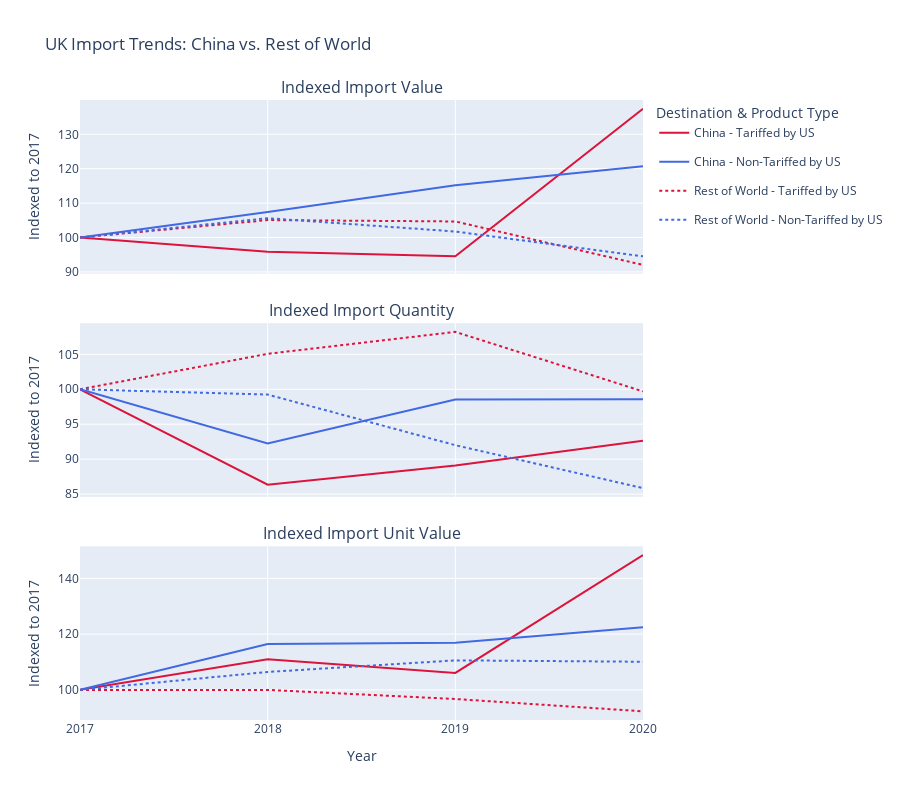

Write notebook code for a chart like this one.
### Markdown cell above
## UK import trends: China vs RoW on tariffed vs non-tariffed products

How did UK imports evolve, comparing those from RoW and those from China, over tariffed vs non-tariffed goods?

### Code cell
# Prepare data: filter for Chinese exports and classify destinations/products
uk_imports_lf = unified_lf.filter(
    (pl.col("partner_country") == UK_CODE) &
    (pl.col("year").is_in([str(y) for y in range(2017, 2021)]))
).with_columns(
    tariff_status=pl.when(pl.col("product_code").is_in(tariffed_products))
                   .then(pl.lit("Tariffed by US"))
                   .otherwise(pl.lit("Non-Tariffed by US")),
    source=pl.when(pl.col("reporter_country") == CHINA_CODE)
                 .then(pl.lit("China"))
                 .otherwise(pl.lit("Rest of World"))
)

# Group by destination, tariff status, and year, and aggregate all required metrics
aggregated_df = uk_imports_lf.group_by(
    ['source', 'tariff_status', 'year']
).agg(
    pl.sum("value").alias("value"),
    pl.sum("quantity").alias("quantity")
).sort('year').with_columns(
    # Calculate unit value, handling potential division by zero
    unit_value=(pl.col("value") / pl.col("quantity")).fill_null(0).fill_nan(0)
)

# Calculate indexed values for each metric
indexed_df = aggregated_df.with_columns(
    value_indexed=pl.col("value") / pl.col("value").filter(pl.col("year") == "2017").first().over(['source', 'tariff_status']) * 100,
    quantity_indexed=pl.col("quantity") / pl.col("quantity").filter(pl.col("year") == "2017").first().over(['source', 'tariff_status']) * 100,
    unit_value_indexed=pl.col("unit_value") / pl.col("unit_value").filter(pl.col("year") == "2017").first().over(['source', 'tariff_status']) * 100,
).collect()

# Create a figure with 3 vertically stacked subplots
fig = make_subplots(
    rows=3, cols=1,
    shared_xaxes=True,
    vertical_spacing=0.08,
    subplot_titles=("Indexed Import Value", "Indexed Import Quantity", "Indexed Import Unit Value")
)

# Define plot styles for each category
styles = {
    ('China', 'Tariffed by US'): {'color': 'crimson', 'dash': 'solid'},
    ('China', 'Non-Tariffed by US'): {'color': 'royalblue', 'dash': 'solid'},
    ('Rest of World', 'Tariffed by US'): {'color': 'crimson', 'dash': 'dot'},
    ('Rest of World', 'Non-Tariffed by US'): {'color': 'royalblue', 'dash': 'dot'},
}

# Iterate through each data category to add traces to the subplots
for (source, status), style in styles.items():
    plot_data = indexed_df.filter(
        (pl.col("source") == source) & (pl.col("tariff_status") == status)
    )
    if plot_data.is_empty():
        continue
    
    legend_name = f"{source} - {status}"
    
    # Add traces for each metric to its respective subplot
    fig.add_trace(go.Scatter(
        x=plot_data["year"], y=plot_data["value_indexed"],
        name=legend_name, legendgroup=legend_name,
        mode='lines', line=style
    ), row=1, col=1)

    fig.add_trace(go.Scatter(
        x=plot_data["year"], y=plot_data["quantity_indexed"],
        name=legend_name, legendgroup=legend_name, showlegend=False,
        mode='lines', line=style
    ), row=2, col=1)
    
    fig.add_trace(go.Scatter(
        x=plot_data["year"], y=plot_data["unit_value_indexed"],
        name=legend_name, legendgroup=legend_name, showlegend=False,
        mode='lines', line=style
    ), row=3, col=1)

# Update layout for a clean, readable chart
fig.update_layout(
    height=800,
    title_text='UK Import Trends: China vs. Rest of World',
    legend_title_text='Destination & Product Type',
    hovermode='x unified'
)
fig.update_yaxes(title_text="Indexed to 2017", row=1, col=1)
fig.update_yaxes(title_text="Indexed to 2017", row=2, col=1)
fig.update_yaxes(title_text="Indexed to 2017", row=3, col=1)
fig.update_xaxes(title_text="Year", row=3, col=1)

fig.show()

### Figure 1 — Plotly figure (JSON) as saved in the notebook; plotly's stock layout.template omitted (floating-point values rounded to 4 significant figures)
{"data": [{"legendgroup": "China - Tariffed by US", "line": {"color": "crimson", "dash": "solid"}, "mode": "lines", "name": "China - Tariffed by US", "type": "scatter", "x": ["2017", "2018", "2019", "2020"], "xaxis": "x", "y": [100.0, 95.84, 94.52, 137.4], "yaxis": "y"}, {"legendgroup": "China - Tariffed by US", "line": {"color": "crimson", "dash": "solid"}, "mode": "lines", "name": "China - Tariffed by US", "showlegend": false, "type": "scatter", "x": ["2017", "2018", "2019", "2020"], "xaxis": "x2", "y": [100.0, 86.34, 89.11, 92.65], "yaxis": "y2"}, {"legendgroup": "China - Tariffed by US", "line": {"color": "crimson", "dash": "solid"}, "mode": "lines", "name": "China - Tariffed by US", "showlegend": false, "type": "scatter", "x": ["2017", "2018", "2019", "2020"], "xaxis": "x3", "y": [100.0, 111.0, 106.1, 148.4], "yaxis": "y3"}, {"legendgroup": "China - Non-Tariffed by US", "line": {"color": "royalblue", "dash": "solid"}, "mode": "lines", "name": "China - Non-Tariffed by US", "type": "scatter", "x": ["2017", "2018", "2019", "2020"], "xaxis": "x", "y": [100.0, 107.4, 115.2, 120.7], "yaxis": "y"}, {"legendgroup": "China - Non-Tariffed by US", "line": {"color": "royalblue", "dash": "solid"}, "mode": "lines", "name": "China - Non-Tariffed by US", "showlegend": false, "type": "scatter", "x": ["2017", "2018", "2019", "2020"], "xaxis": "x2", "y": [100.0, 92.25, 98.53, 98.59], "yaxis": "y2"}, {"legendgroup": "China - Non-Tariffed by US", "line": {"color": "royalblue", "dash": "solid"}, "mode": "lines", "name": "China - Non-Tariffed by US", "showlegend": false, "type": "scatter", "x": ["2017", "2018", "2019", "2020"], "xaxis": "x3", "y": [100.0, 116.5, 116.9, 122.4], "yaxis": "y3"}, {"legendgroup": "Rest of World - Tariffed by US", "line": {"color": "crimson", "dash": "dot"}, "mode": "lines", "name": "Rest of World - Tariffed by US", "type": "scatter", "x": ["2017", "2018", "2019", "2020"], "xaxis": "x", "y": [100.0, 105.1, 104.7, 92.03], "yaxis": "y"}, {"legendgroup": "Rest of World - Tariffed by US", "line": {"color": "crimson", "dash": "dot"}, "mode": "lines", "name": "Rest of World - Tariffed by US", "showlegend": false, "type": "scatter", "x": ["2017", "2018", "2019", "2020"], "xaxis": "x2", "y": [100.0, 105.1, 108.2, 99.7], "yaxis": "y2"}, {"legendgroup": "Rest of World - Tariffed by US", "line": {"color": "crimson", "dash": "dot"}, "mode": "lines", "name": "Rest of World - Tariffed by US", "showlegend": false, "type": "scatter", "x": ["2017", "2018", "2019", "2020"], "xaxis": "x3", "y": [100.0, 99.99, 96.72, 92.31], "yaxis": "y3"}, {"legendgroup": "Rest of World - Non-Tariffed by US", "line": {"color": "royalblue", "dash": "dot"}, "mode": "lines", "name": "Rest of World - Non-Tariffed by US", "type": "scatter", "x": ["2017", "2018", "2019", "2020"], "xaxis": "x", "y": [100.0, 105.6, 101.7, 94.53], "yaxis": "y"}, {"legendgroup": "Rest of World - Non-Tariffed by US", "line": {"color": "royalblue", "dash": "dot"}, "mode": "lines", "name": "Rest of World - Non-Tariffed by US", "showlegend": false, "type": "scatter", "x": ["2017", "2018", "2019", "2020"], "xaxis": "x2", "y": [100.0, 99.24, 92.0, 85.86], "yaxis": "y2"}, {"legendgroup": "Rest of World - Non-Tariffed by US", "line": {"color": "royalblue", "dash": "dot"}, "mode": "lines", "name": "Rest of World - Non-Tariffed by US", "showlegend": false, "type": "scatter", "x": ["2017", "2018", "2019", "2020"], "xaxis": "x3", "y": [100.0, 106.4, 110.6, 110.1], "yaxis": "y3"}], "layout": {"annotations": [{"font": {"size": 16}, "showarrow": false, "text": "Indexed Import Value", "x": 0.5, "xanchor": "center", "xref": "paper", "y": 1, "yanchor": "bottom", "yref": "paper"}, {"font": {"size": 16}, "showarrow": false, "text": "Indexed Import Quantity", "x": 0.5, "xanchor": "center", "xref": "paper", "y": 0.64, "yanchor": "bottom", "yref": "paper"}, {"font": {"size": 16}, "showarrow": false, "text": "Indexed Import Unit Value", "x": 0.5, "xanchor": "center", "xref": "paper", "y": 0.28, "yanchor": "bottom", "yref": "paper"}], "height": 800, "hovermode": "x unified", "legend": {"title": {"text": "Destination & Product Type"}}, "title": {"text": "UK Import Trends: China vs. Rest of World"}, "xaxis": {"anchor": "y", "domain": [0, 1], "matches": "x3", "showticklabels": false}, "xaxis2": {"anchor": "y2", "domain": [0, 1], "matches": "x3", "showticklabels": false}, "xaxis3": {"anchor": "y3", "domain": [0, 1], "title": {"text": "Year"}}, "yaxis": {"anchor": "x", "domain": [0.72, 1], "title": {"text": "Indexed to 2017"}}, "yaxis2": {"anchor": "x2", "domain": [0.36, 0.64], "title": {"text": "Indexed to 2017"}}, "yaxis3": {"anchor": "x3", "domain": [0, 0.28], "title": {"text": "Indexed to 2017"}}}}
